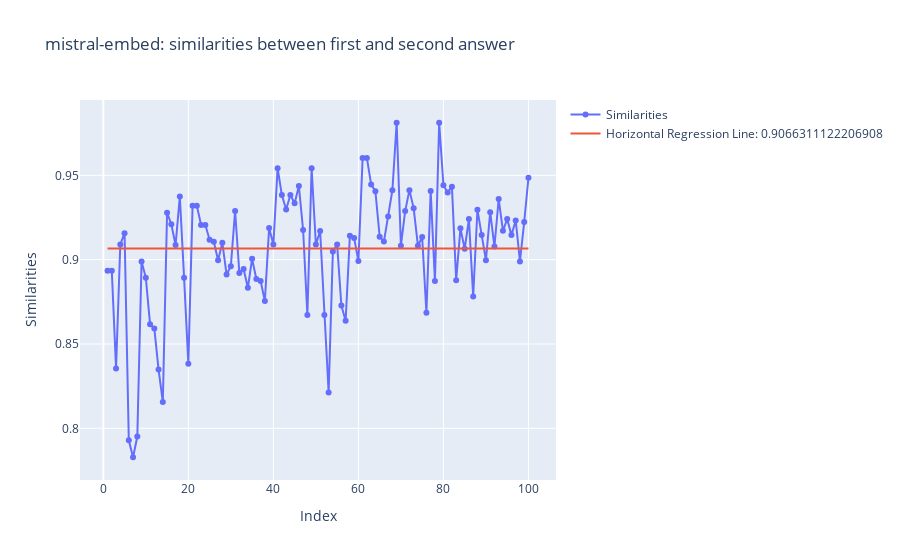

The cell this chart's notebook holds for it:
### Markdown cell above
Visualisierungen

### Code cell
import plotly.graph_objs as go
import numpy as np

mean_similarity = np.mean(similarities_1_2_mistral)

x_values = list(range(1, len(similarities_1_2_mistral) + 1))

fig = go.Figure()

fig.add_trace(go.Scatter(x=x_values, y=similarities_1_2_mistral, mode='lines+markers', name='Similarities'))

fig.add_trace(go.Scatter(x=[x_values[0], x_values[-1]], y=[mean_similarity, mean_similarity],
                         mode='lines', name=f'Horizontal Regression Line: {mean_similarity}'))

fig.update_layout(
    title= "mistral-embed: similarities between first and second answer",
    xaxis_title="Index",
    yaxis_title="Similarities"
)

fig.show()

### Figure 1 — Plotly figure (JSON) as saved in the notebook; plotly's stock layout.template omitted (floating-point values rounded to 4 significant figures)
{"data": [{"mode": "lines+markers", "name": "Similarities", "type": "scatter", "x": [1, 2, 3, 4, 5, 6, 7, 8, 9, 10, 11, 12, 13, 14, 15, 16, 17, 18, 19, 20, 21, 22, 23, 24, 25, 26, 27, 28, 29, 30, 31, 32, 33, 34, 35, 36, 37, 38, 39, 40, 41, 42, 43, 44, 45, 46, 47, 48, 49, 50, 51, 52, 53, 54, 55, 56, 57, 58, 59, 60, 61, 62, 63, 64, 65, 66, 67, 68, 69, 70, 71, 72, 73, 74, 75, 76, 77, 78, 79, 80, 81, 82, 83, 84, 85, 86, 87, 88, 89, 90, 91, 92, 93, 94, 95, 96, 97, 98, 99, 100], "y": [0.8935, 0.8935, 0.8355, 0.909, 0.9157, 0.7929, 0.7828, 0.7951, 0.8989, 0.8893, 0.8617, 0.8592, 0.8348, 0.8156, 0.9279, 0.921, 0.9087, 0.9375, 0.8893, 0.8383, 0.9319, 0.9319, 0.9206, 0.9206, 0.9118, 0.9106, 0.8997, 0.91, 0.8912, 0.8961, 0.9289, 0.8921, 0.8945, 0.8833, 0.9005, 0.8885, 0.8874, 0.8755, 0.9187, 0.9089, 0.9542, 0.9383, 0.9297, 0.9383, 0.9335, 0.9436, 0.9175, 0.8672, 0.9542, 0.909, 0.917, 0.8672, 0.8212, 0.9049, 0.909, 0.8727, 0.8638, 0.9142, 0.9128, 0.8991, 0.9603, 0.9603, 0.9446, 0.9405, 0.9136, 0.9107, 0.9256, 0.9412, 0.9812, 0.9083, 0.9288, 0.9412, 0.9305, 0.9083, 0.9134, 0.8685, 0.9407, 0.8873, 0.9812, 0.9442, 0.9399, 0.9433, 0.8879, 0.9186, 0.9065, 0.924, 0.8782, 0.9296, 0.9145, 0.8997, 0.9281, 0.9078, 0.9359, 0.9171, 0.924, 0.9145, 0.9232, 0.8989, 0.9223, 0.9486]}, {"mode": "lines", "name": "Horizontal Regression Line: 0.9066311122206908", "type": "scatter", "x": [1, 100], "y": [0.9066, 0.9066]}], "layout": {"title": {"text": "mistral-embed: similarities between first and second answer"}, "xaxis": {"title": {"text": "Index"}}, "yaxis": {"title": {"text": "Similarities"}}}}
